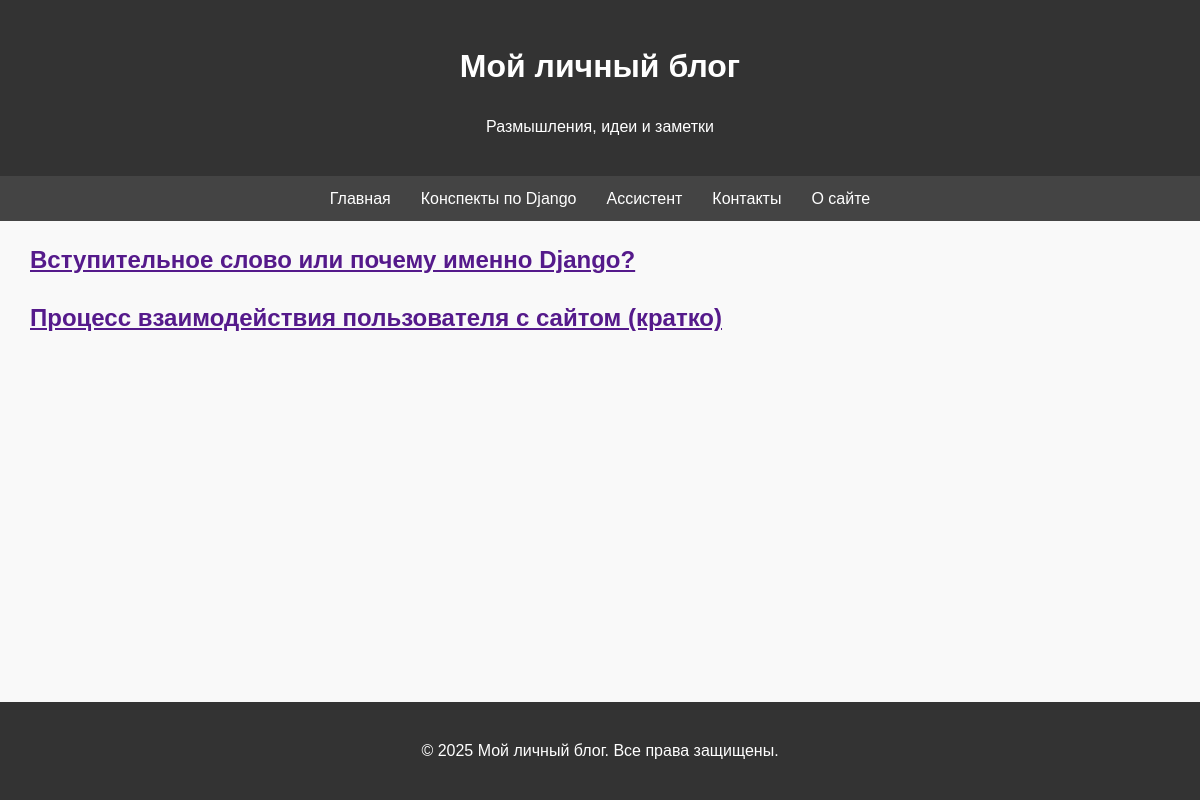
/notes/ustanovka-django/, run on the app's committed database.
### site_notes/models.py (models this page shows, shortened)
class Chapters(models.Model):
    name = models.CharField(max_length=30, unique=True, null=False)
    slug = models.SlugField(max_length=15, unique=True, db_index=True)
    text = models.TextField(blank=True)
    time_create = models.DateTimeField(auto_now_add=True)
    time_update = models.DateTimeField(auto_now=True)
    section = models.ForeignKey('Sections', on_delete=models.PROTECT, related_name='chapter')

### site_notes/views.py (the view)
# urls.py: path('notes/<slug:section_slug>/', views.ListChapters.as_view(), name='list_chapters'),
class ListChapters(ListSections):
    model = Chapters
    def get_queryset(self):
        section_slug = self.kwargs.get('section_slug')
        return Chapters.objects.filter(section__slug=section_slug)

### site_notes/views.py (called while the page is built)
    def get_context_data(self, **kwargs):
        context = super().get_context_data(**kwargs)
        context['title'] = 'Конспекты'
        return context

### site_notes/templates/site_notes/notes.html
{% extends "base.html" %}
{% block content%}
<div style="padding-left: 30px;">
    {% for s in content %}
        <h2><a href="{{ s.get_absolute_url }}">{{ s.name }}</a></h2>
    {% endfor %}
</div>
{% endblock%}

### static/css/styles.css (style rules this page uses)
body { font-family: Arial, sans-serif; line-height: 1.6; margin: 0; padding: 0; color: #333; background-color: #f9f9f9; }
body, html { margin: 0; padding: 0; width: 100%; height: 100%; font-family: Arial, sans-serif; }
body, html { margin: 0; padding: 0; height: 100%; font-family: Arial, sans-serif; }

### data on the page
Chapters: name "Вступительное слово или почему именно Django?"
Chapters: name "Процесс взаимодействия пользователя с сайтом (кратко)"
